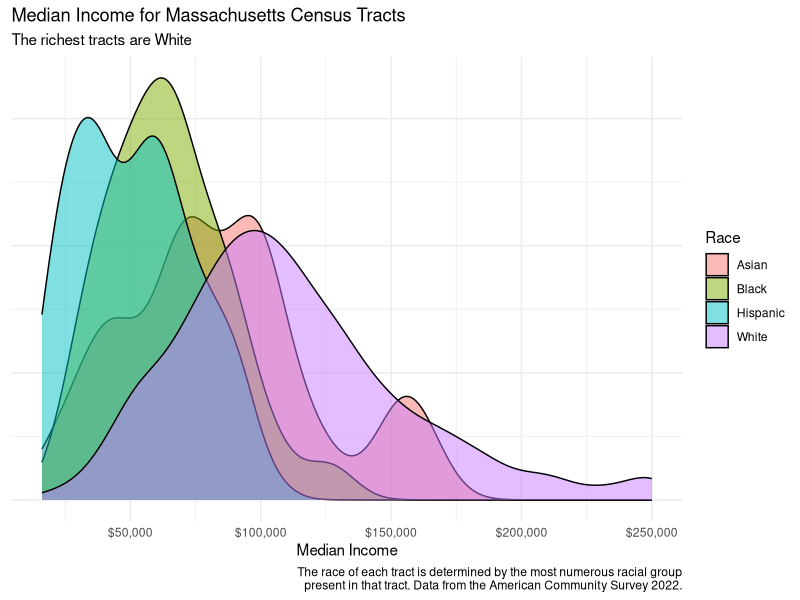

Here is the R script that generated this plot:
## ---- chunk 1
#| label: setup
#| echo: false
#| message: false
library(tidyverse)
library(scales)
## ---- chunk 2
x <- read_csv("mass-tracts.csv", show_col_types = FALSE)
## ---- chunk 3
#| warning: false
#| echo: false
#| message: false
data <- read_csv("mass-tracts.csv", show_col_types = FALSE)
data |> ggplot(aes(x = med_income, fill = race)) +
  geom_density(alpha = 0.5) +
  labs(
    title = "Median Income for Massachusetts Census Tracts",
    subtitle = "The richest tracts are White",
    x = "Median Income",
    y = NULL,
    fill = "Race",
    caption = "The race of each tract is determined by the most numerous racial group\n present in that tract. Data from the American Community Survey 2022.") +
  scale_x_continuous(labels = dollar_format(prefix = "$")) + 
  scale_y_continuous(labels = NULL) + 
  theme(axis.ticks.y = element_blank()) + 
  theme_minimal()
